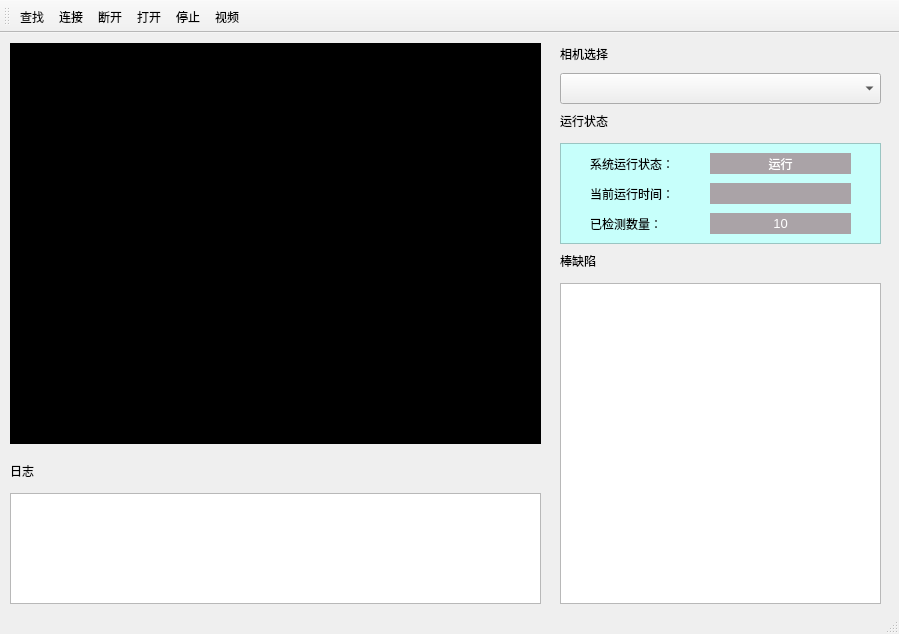
<?xml version="1.0" encoding="UTF-8"?>
<ui version="4.0">
 <class>MainWindow</class>
 <widget class="QMainWindow" name="MainWindow">
  <property name="geometry">
   <rect>
    <x>0</x>
    <y>0</y>
    <width>899</width>
    <height>634</height>
   </rect>
  </property>
  <property name="sizePolicy">
   <sizepolicy hsizetype="Expanding" vsizetype="Expanding">
    <horstretch>0</horstretch>
    <verstretch>0</verstretch>
   </sizepolicy>
  </property>
  <property name="windowTitle">
   <string>MainWindow</string>
  </property>
  <widget class="QWidget" name="centralwidget">
   <widget class="QLabel" name="imageshow">
    <property name="geometry">
     <rect>
      <x>10</x>
      <y>10</y>
      <width>531</width>
      <height>401</height>
     </rect>
    </property>
    <property name="sizePolicy">
     <sizepolicy hsizetype="Expanding" vsizetype="Expanding">
      <horstretch>0</horstretch>
      <verstretch>0</verstretch>
     </sizepolicy>
    </property>
    <property name="styleSheet">
     <string notr="true">background-color: rgb(0, 0, 0);</string>
    </property>
    <property name="frameShape">
     <enum>QFrame::Shape::Box</enum>
    </property>
    <property name="frameShadow">
     <enum>QFrame::Shadow::Raised</enum>
    </property>
    <property name="text">
     <string/>
    </property>
   </widget>
   <widget class="QComboBox" name="comboBox_cameraList">
    <property name="geometry">
     <rect>
      <x>560</x>
      <y>40</y>
      <width>321</width>
      <height>31</height>
     </rect>
    </property>
    <property name="sizePolicy">
     <sizepolicy hsizetype="Preferred" vsizetype="Fixed">
      <horstretch>0</horstretch>
      <verstretch>0</verstretch>
     </sizepolicy>
    </property>
   </widget>
   <widget class="QPlainTextEdit" name="log_output">
    <property name="geometry">
     <rect>
      <x>10</x>
      <y>460</y>
      <width>531</width>
      <height>111</height>
     </rect>
    </property>
    <property name="sizePolicy">
     <sizepolicy hsizetype="Preferred" vsizetype="Expanding">
      <horstretch>0</horstretch>
      <verstretch>0</verstretch>
     </sizepolicy>
    </property>
   </widget>
   <widget class="QLabel" name="label">
    <property name="geometry">
     <rect>
      <x>10</x>
      <y>430</y>
      <width>201</width>
      <height>16</height>
     </rect>
    </property>
    <property name="sizePolicy">
     <sizepolicy hsizetype="Preferred" vsizetype="Fixed">
      <horstretch>0</horstretch>
      <verstretch>0</verstretch>
     </sizepolicy>
    </property>
    <property name="font">
     <font>
      <pointsize>9</pointsize>
     </font>
    </property>
    <property name="text">
     <string>日志</string>
    </property>
   </widget>
   <widget class="QLabel" name="label_2">
    <property name="geometry">
     <rect>
      <x>560</x>
      <y>10</y>
      <width>121</width>
      <height>21</height>
     </rect>
    </property>
    <property name="sizePolicy">
     <sizepolicy hsizetype="Preferred" vsizetype="Fixed">
      <horstretch>0</horstretch>
      <verstretch>0</verstretch>
     </sizepolicy>
    </property>
    <property name="font">
     <font>
      <pointsize>9</pointsize>
     </font>
    </property>
    <property name="text">
     <string>相机选择</string>
    </property>
   </widget>
   <widget class="QLabel" name="label_3">
    <property name="geometry">
     <rect>
      <x>560</x>
      <y>220</y>
      <width>111</width>
      <height>16</height>
     </rect>
    </property>
    <property name="font">
     <font>
      <pointsize>9</pointsize>
     </font>
    </property>
    <property name="text">
     <string>棒缺陷</string>
    </property>
   </widget>
   <widget class="QTableWidget" name="tableWidget">
    <property name="geometry">
     <rect>
      <x>560</x>
      <y>250</y>
      <width>321</width>
      <height>321</height>
     </rect>
    </property>
   </widget>
   <widget class="QLabel" name="run_status">
    <property name="geometry">
     <rect>
      <x>560</x>
      <y>80</y>
      <width>71</width>
      <height>16</height>
     </rect>
    </property>
    <property name="sizePolicy">
     <sizepolicy hsizetype="Expanding" vsizetype="Expanding">
      <horstretch>0</horstretch>
      <verstretch>0</verstretch>
     </sizepolicy>
    </property>
    <property name="font">
     <font>
      <pointsize>9</pointsize>
     </font>
    </property>
    <property name="text">
     <string>运行状态</string>
    </property>
   </widget>
   <widget class="QFrame" name="frame">
    <property name="geometry">
     <rect>
      <x>560</x>
      <y>110</y>
      <width>321</width>
      <height>101</height>
     </rect>
    </property>
    <property name="sizePolicy">
     <sizepolicy hsizetype="Expanding" vsizetype="Expanding">
      <horstretch>0</horstretch>
      <verstretch>0</verstretch>
     </sizepolicy>
    </property>
    <property name="styleSheet">
     <string notr="true">background-color: rgb(199, 255, 251);</string>
    </property>
    <property name="frameShape">
     <enum>QFrame::Shape::StyledPanel</enum>
    </property>
    <property name="frameShadow">
     <enum>QFrame::Shadow::Raised</enum>
    </property>
    <widget class="QLabel" name="label_4">
     <property name="geometry">
      <rect>
       <x>30</x>
       <y>10</y>
       <width>101</width>
       <height>21</height>
      </rect>
     </property>
     <property name="sizePolicy">
      <sizepolicy hsizetype="Expanding" vsizetype="Expanding">
       <horstretch>0</horstretch>
       <verstretch>0</verstretch>
      </sizepolicy>
     </property>
     <property name="font">
      <font>
       <family>Microsoft YaHei UI</family>
       <pointsize>9</pointsize>
      </font>
     </property>
     <property name="layoutDirection">
      <enum>Qt::LayoutDirection::LeftToRight</enum>
     </property>
     <property name="styleSheet">
      <string notr="true">color: rgb(0, 0, 0);</string>
     </property>
     <property name="text">
      <string>系统运行状态：</string>
     </property>
    </widget>
    <widget class="QLabel" name="label_5">
     <property name="geometry">
      <rect>
       <x>150</x>
       <y>10</y>
       <width>141</width>
       <height>21</height>
      </rect>
     </property>
     <property name="sizePolicy">
      <sizepolicy hsizetype="Expanding" vsizetype="Expanding">
       <horstretch>0</horstretch>
       <verstretch>0</verstretch>
      </sizepolicy>
     </property>
     <property name="font">
      <font>
       <family>Microsoft YaHei UI</family>
       <pointsize>9</pointsize>
      </font>
     </property>
     <property name="styleSheet">
      <string notr="true">background-color: rgb(170, 163, 167);
color: rgb(255, 255, 255);</string>
     </property>
     <property name="text">
      <string>运行</string>
     </property>
     <property name="alignment">
      <set>Qt::AlignmentFlag::AlignCenter</set>
     </property>
    </widget>
    <widget class="QLabel" name="label_6">
     <property name="geometry">
      <rect>
       <x>30</x>
       <y>40</y>
       <width>101</width>
       <height>21</height>
      </rect>
     </property>
     <property name="sizePolicy">
      <sizepolicy hsizetype="Expanding" vsizetype="Expanding">
       <horstretch>0</horstretch>
       <verstretch>0</verstretch>
      </sizepolicy>
     </property>
     <property name="font">
      <font>
       <pointsize>9</pointsize>
      </font>
     </property>
     <property name="layoutDirection">
      <enum>Qt::LayoutDirection::LeftToRight</enum>
     </property>
     <property name="styleSheet">
      <string notr="true">color: rgb(0, 0, 0);</string>
     </property>
     <property name="text">
      <string>当前运行时间：</string>
     </property>
    </widget>
    <widget class="QLabel" name="label_time">
     <property name="geometry">
      <rect>
       <x>150</x>
       <y>40</y>
       <width>141</width>
       <height>21</height>
      </rect>
     </property>
     <property name="sizePolicy">
      <sizepolicy hsizetype="Expanding" vsizetype="Expanding">
       <horstretch>0</horstretch>
       <verstretch>0</verstretch>
      </sizepolicy>
     </property>
     <property name="font">
      <font>
       <pointsize>10</pointsize>
      </font>
     </property>
     <property name="styleSheet">
      <string notr="true">background-color: rgb(170, 163, 167);
color: rgb(255, 0, 0);</string>
     </property>
     <property name="text">
      <string/>
     </property>
     <property name="alignment">
      <set>Qt::AlignmentFlag::AlignCenter</set>
     </property>
    </widget>
    <widget class="QLabel" name="label_8">
     <property name="geometry">
      <rect>
       <x>30</x>
       <y>70</y>
       <width>111</width>
       <height>21</height>
      </rect>
     </property>
     <property name="sizePolicy">
      <sizepolicy hsizetype="Expanding" vsizetype="Expanding">
       <horstretch>0</horstretch>
       <verstretch>0</verstretch>
      </sizepolicy>
     </property>
     <property name="font">
      <font>
       <pointsize>9</pointsize>
      </font>
     </property>
     <property name="layoutDirection">
      <enum>Qt::LayoutDirection::LeftToRight</enum>
     </property>
     <property name="styleSheet">
      <string notr="true">color: rgb(0, 0, 0);</string>
     </property>
     <property name="text">
      <string>已检测数量：</string>
     </property>
     <property name="alignment">
      <set>Qt::AlignmentFlag::AlignLeading|Qt::AlignmentFlag::AlignLeft|Qt::AlignmentFlag::AlignVCenter</set>
     </property>
    </widget>
    <widget class="QLabel" name="label_9">
     <property name="geometry">
      <rect>
       <x>150</x>
       <y>70</y>
       <width>141</width>
       <height>21</height>
      </rect>
     </property>
     <property name="sizePolicy">
      <sizepolicy hsizetype="Expanding" vsizetype="Expanding">
       <horstretch>0</horstretch>
       <verstretch>0</verstretch>
      </sizepolicy>
     </property>
     <property name="font">
      <font>
       <pointsize>10</pointsize>
      </font>
     </property>
     <property name="styleSheet">
      <string notr="true">background-color: rgb(170, 163, 167);
color: rgb(255, 255, 255);</string>
     </property>
     <property name="text">
      <string>10</string>
     </property>
     <property name="alignment">
      <set>Qt::AlignmentFlag::AlignCenter</set>
     </property>
    </widget>
   </widget>
  </widget>
  <widget class="QStatusBar" name="statusbar"/>
  <widget class="QMenuBar" name="menuBar">
   <property name="geometry">
    <rect>
     <x>0</x>
     <y>0</y>
     <width>899</width>
     <height>18</height>
    </rect>
   </property>
  </widget>
  <widget class="QToolBar" name="toolBar">
   <property name="windowTitle">
    <string>toolBar</string>
   </property>
   <property name="toolButtonStyle">
    <enum>Qt::ToolButtonStyle::ToolButtonTextUnderIcon</enum>
   </property>
   <attribute name="toolBarArea">
    <enum>TopToolBarArea</enum>
   </attribute>
   <attribute name="toolBarBreak">
    <bool>false</bool>
   </attribute>
   <addaction name="actionFind"/>
   <addaction name="actionConnect"/>
   <addaction name="actionDisconnect"/>
   <addaction name="actionOpen"/>
   <addaction name="actionStop"/>
   <addaction name="actionVideo"/>
  </widget>
  <action name="actionConnect">
   <property name="icon">
    <iconset resource="resource.qrc">
     <normaloff>:/camera/icons/connect.png</normaloff>:/camera/icons/connect.png</iconset>
   </property>
   <property name="text">
    <string>连接</string>
   </property>
   <property name="toolTip">
    <string>连接</string>
   </property>
   <property name="menuRole">
    <enum>QAction::MenuRole::TextHeuristicRole</enum>
   </property>
  </action>
  <action name="actionDisconnect">
   <property name="icon">
    <iconset resource="resource.qrc">
     <normaloff>:/camera/icons/disconnect.png</normaloff>:/camera/icons/disconnect.png</iconset>
   </property>
   <property name="text">
    <string>断开</string>
   </property>
   <property name="toolTip">
    <string>断开</string>
   </property>
   <property name="menuRole">
    <enum>QAction::MenuRole::TextHeuristicRole</enum>
   </property>
  </action>
  <action name="actionFind">
   <property name="icon">
    <iconset resource="resource.qrc">
     <normaloff>:/camera/icons/find.png</normaloff>:/camera/icons/find.png</iconset>
   </property>
   <property name="text">
    <string>查找</string>
   </property>
   <property name="toolTip">
    <string>查找</string>
   </property>
   <property name="menuRole">
    <enum>QAction::MenuRole::TextHeuristicRole</enum>
   </property>
  </action>
  <action name="actionOpen">
   <property name="icon">
    <iconset resource="resource.qrc">
     <normaloff>:/camera/icons/start.png</normaloff>:/camera/icons/start.png</iconset>
   </property>
   <property name="text">
    <string>打开</string>
   </property>
   <property name="toolTip">
    <string>打开</string>
   </property>
   <property name="menuRole">
    <enum>QAction::MenuRole::TextHeuristicRole</enum>
   </property>
  </action>
  <action name="actionStop">
   <property name="icon">
    <iconset resource="resource.qrc">
     <normaloff>:/camera/icons/stop.png</normaloff>:/camera/icons/stop.png</iconset>
   </property>
   <property name="text">
    <string>停止</string>
   </property>
   <property name="toolTip">
    <string>停止</string>
   </property>
   <property name="menuRole">
    <enum>QAction::MenuRole::TextHeuristicRole</enum>
   </property>
  </action>
  <action name="actionVideo">
   <property name="icon">
    <iconset resource="resource.qrc">
     <normaloff>:/camera/icons/video.png</normaloff>:/camera/icons/video.png</iconset>
   </property>
   <property name="text">
    <string>视频</string>
   </property>
   <property name="menuRole">
    <enum>QAction::MenuRole::TextHeuristicRole</enum>
   </property>
  </action>
 </widget>
 <resources>
  <include location="resource.qrc"/>
 </resources>
 <connections/>
</ui>
